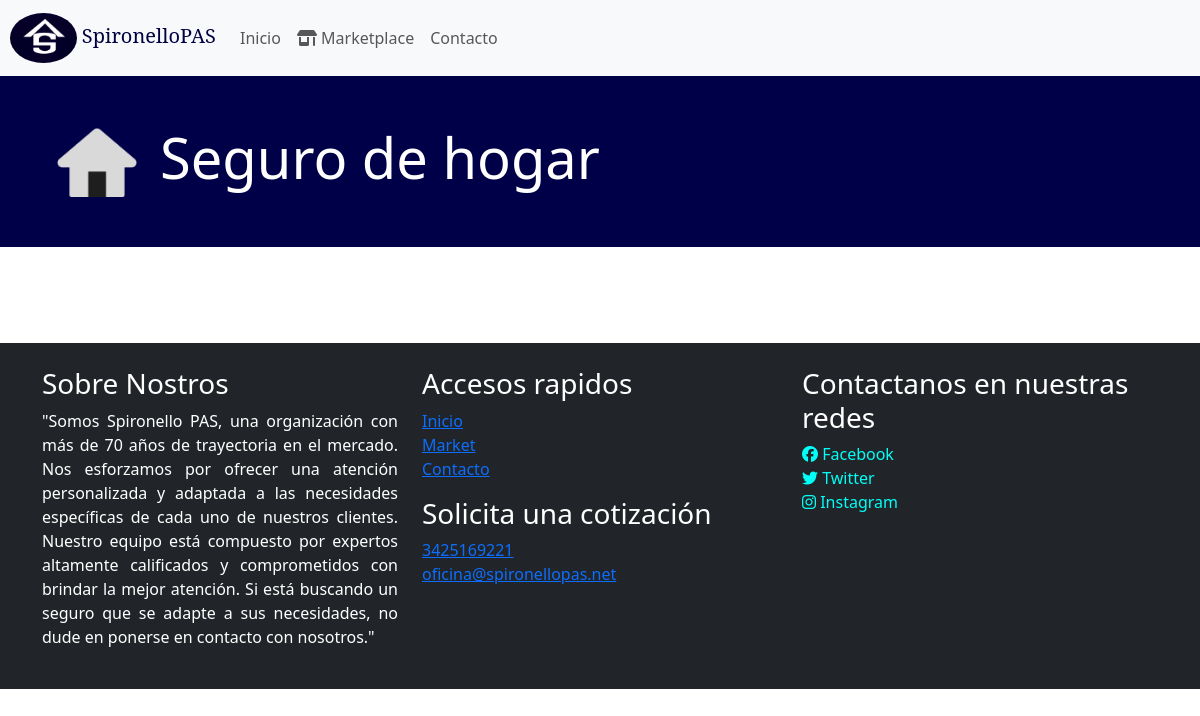
/marketplace/seguro-de-hogar, run on the app's committed database.
### spironellohome/models.py (models this page shows, shortened)
class MarketPlaceProducts(models.Model):
    title = models.CharField(max_length=100)
    image_field = models.ImageField()
    description = models.CharField(max_length=300)
    icon = models.ImageField(null=True, blank=True)
    product_explanation = RichTextField()
    slug = models.SlugField(max_length=255, blank=True, null=True)

class Footer(models.Model):
    about_text = models.CharField(max_length=10000)

### spironellohome/views.py (the view)
# urls.py: path("marketplace/<slug:slug>", views.product_detail, name= 'product_detail')
def product_detail(request, slug):
    detailed_product = MarketPlaceProducts.objects.filter(slug = slug)
    context = {
        'detailed_product':detailed_product
    }
    return render(request, 'spironellohome/producto.html', context)

### spironellohome/context_processors.py (called while the page is built)
def base_template(request):
    foot_data = Footer.objects.all()
    return {'footer': foot_data}

### spironellohome/templates/spironellohome/producto.html
{% extends "spironellohome/base.html" %}
{% load static %}
{% block content %}
{% for element_product in detailed_product %}
<header class="text-white py-5" style="background-color: rgb(0, 0, 73);">
    <div class="container d-flex align-items-center">
        {% if element_product.icon %}
        <img src="{{ element_product.icon.url }}" style="height: 70px; width: 110px; margin-right: 0.5rem;" alt="{{ element_product.title }}">
        {% endif %}
        <h1 class="display-4 mr-3">
            {{ element_product.title }}
        </h1>
    </div>
</header>
<section class="py-5">
</section>
{% endfor %}
{% endblock %}

### spironellohome/templates/spironellohome/base.html (shortened to what this page needs)
{% load static %}
<!DOCTYPE html>
<html lang="en">
<head>
  <link rel="stylesheet" href="{% static 'spironellohome/homestyles.css' %}">
  <link href="https://cdn.jsdelivr.net/npm/bootstrap@5.3.0-alpha1/dist/css/bootstrap.min.css" rel="stylesheet">
</head>
<body>
  <nav class="navbar navbar-expand-sm navbar-light bg-light">
    <a class="navbar-brand" href="{% url 'index' %}" id="spironellobrandname">
      <img src="{% static 'spironellohome/images/spironellopasdef.png' %}" alt="Logo" class="img-fluid rounded-circle" style="height: 50px; margin-left: 10px;">
      SpironelloPAS
    </a>
    <div class="collapse navbar-collapse" id="navbarNav">
      <ul class="navbar-nav">
        <li class="nav-item active">
          <a class="nav-link" href="{% url 'index' %}">Inicio</a>
        </li>
        <li class="nav-item dropdown">
          <a class="nav-link" href="{% url 'marketplace' %}"><i class="fa-solid fa-shop"></i> Marketplace</a>
        </li>
        <li class="nav-item">
          <a class="nav-link" href="#">Contacto</a>
        </li>
      </ul>
    </div>
  </nav>
  <main>{% block content %}{% endblock %}</main>
  <footer class="bg-dark text-white py-4">
    <div class="container">
      <div class="row">
        {% for foot_element in footer %}
          <div class="col-md-4">
            <h3>Sobre Nostros</h3>
            <p style="text-align: justify;">
              {{ foot_element.about_text }}
            </p>
          </div>
          <div class="col-md-4">
            <h3>
              Accesos rapidos
            </h3>
            <ul class="list-unstyled">
              <li><a href="#">Inicio</a></li>
              <li><a href="#">Market</a></li>
              <li><a href="#">Contacto</a></li>
            </ul>
            <h3>Solicita una cotización</h3>
            <a href="tel:3425169221">3425169221</a>
            <br>
            <a href="mailto:oficina@spironellopas.net">oficina@spironellopas.net</a>
          </div>
          <div class="col-md-4">
            <h3>Contactanos en nuestras redes</h3>
            <ul class="list-unstyled">
              <li><a class="link-t" href="#"><i class="fa-brands fa-facebook"></i> Facebook</a></li>
              <li><a class="link-t" href="#"><i class="fa-brands fa-twitter"></i> Twitter</a></li>
              <li><a class="link-t" href="#"><i class="fa-brands fa-instagram"></i> Instagram</a></li>
            </ul>
          </div>
        {% endfor %}
      </div>
    </div>
  </footer>

### spironellohome/static/spironellohome/homestyles.css (style rules this page uses)
#spironellobrandname { font-family: 'Noto Serif', serif; color: rgb(0, 0, 67); }
.link-t { text-decoration: none; list-style: none; color: rgb(0, 255, 247); }

### data on the page
MarketPlaceProducts: icon (picture), title "Seguro de hogar"
Footer: about_text "\"Somos Spironello PAS, una organización con más de 70 años de trayectoria en el mercado. Nos esforzamos por ofrecer una atención personalizada y adaptada a las necesidades específicas de cada uno de nuestros clientes. Nuestro equipo está compuesto por expertos altamente calificados y comprometidos con brindar la mejor atención. Si está buscando un seguro que se adapte a sus necesidades, no dude en ponerse en contacto con nosotros.\""
